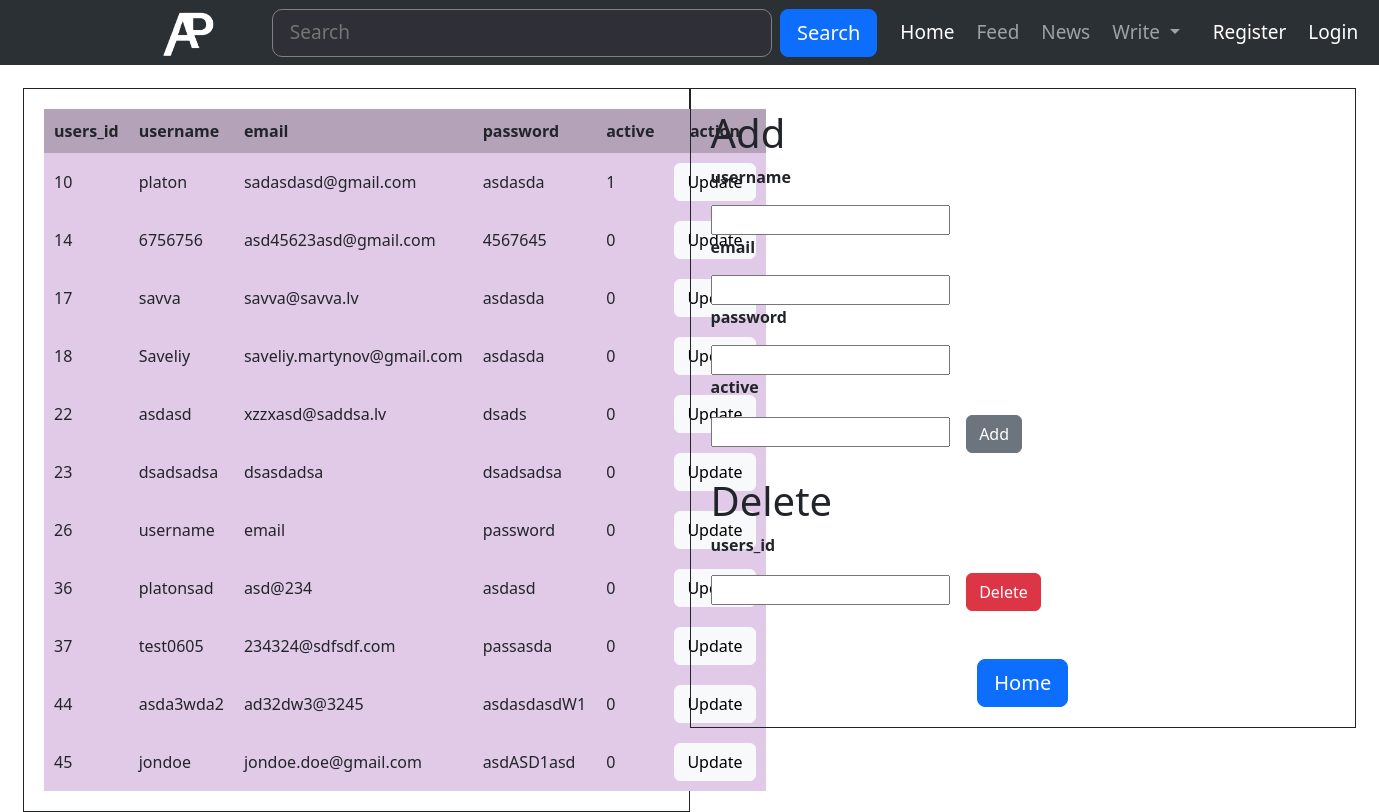
Page /news_portal_g1/admin_user.php on the committed database.
### tables this page shows
CREATE TABLE `users` (
  `users_id` int(11) NOT NULL,
  `username` varchar(255) NOT NULL,
  `email` varchar(255) NOT NULL,
  `password` varchar(255) NOT NULL,
  `active` int(1) NOT NULL
);

### news_portal_g1/admin_user.php (the view, shortened to what this page needs)
<?php
    $servername = "localhost";
    $database = "news_portal";
    $username = "root";
    $password = "";
    $conn = mysqli_connect($servername, $username, $password, $database);
?>
<!doctype html>
<html lang="en">
<head>
    <link rel ="stylesheet" href="https://cdn.jsdelivr.net/npm/bootstrap@5.3.0-alpha1/dist/css/bootstrap.min.css" rel="stylesheet">
    <link rel ="stylesheet" href="style.css">
</head>
<body>
        <nav class="padding-navbar navbar navbar-expand-lg bg-body-tertiary navbar bg-dark class-navbar" data-bs-theme="dark">
            <div class="container-fluid">
            <a href="home.php"><img class="navbar-brand" src="/news_portal_g1/img/ap-logo.png" width="100px" alt=""></a>
                <form class="d-flex" role="search">
                <input class="form-control-header me-2" type="search" placeholder="   Search" aria-label="Search">
                <button class=" btn btn-lg btn-primary border-radiuss-10" type="submit">Search</button>
                </form>
            </div>
            <ul class="navbar-nav me-auto my-2 my-lg-0 navbar-nav-scroll " style="--bs-scroll-height: 100px;">
                <li class="nav-item">
                    <a class="nav-link active" aria-current="page" href="home.php">Home</a>
                </li>
                <li class="nav-item">
                    <a class="nav-link" href="#">Feed</a>
                </li>
                <li class="nav-item">
                    <a class="nav-link" href="#">News</a>
                    </li>
                <li class="nav-item dropdown">
                    <a class="btn btn-primary nav-link dropdown-toggle" href="#" role="button"
                    data-bs-toggle="dropdown" aria-expanded="false">
                    Write
                    </a>
                </li>
            <li class="menu-member">
                <?php
                    if(isset($_SESSION["username"]))
                    {
                ?>
                    <li><a href="profile.php" class=" border nav-link border border-white rounded  css-test" href="index.php"><?php echo $_SESSION['username']; ?></a></li>
                    <li><a href="logout.php" class="nav-link">Logout</a></li>
                <?php
                    }
                    else
                    {
                ?>
                    <li><a href="index.php" class="nav-link active">&nbspRegister</a></li>
                    <li><a href="login.php" class="nav-link active">Login</a></li>
                <?php
                    }
                ?>
            </li>
                </ul>
        </nav>
    <div class="float-container">
<div class="float-child">
  <table>
        <tr>
            <th>users_id</th>
            <th>username</th>
            <th>email</th>
            <th>password</th>
            <th>active</th>
            <th><center>action</center></th>
        </tr>
            <?php
            $users = mysqli_query($conn,"SELECT * FROM `users`");
            $users=mysqli_fetch_all($users);
        foreach ($users as $user)
        {
        echo '
        <tr>
            <td>' .$user[0]  . '</td>
            <td>' .$user[1]  . '</td>
            <td>' .$user[2]  . '</td>
            <td>' .$user[3]  . '</td>
            <td>' .$user[4]  . '</td>
            <td><a class="btn btn-light" href="update_user.php?k_id='.$user[0] .'">Update</a> </td>
        </tr>
        ';
        }
            ?>
        </table>
</div>
<div class="float-child">
  <h1>Add</h1>
        <form action="add_user.php" method="post" enctype="multipart/form-data">
            <p><b>username</b></p>
            <input type="text" name="name">
            <p><b>email</b></p>
            <input type="email" name="email">
            <p><b>password</b></p>
            <input type="password" name="password">
            <p><b>active</b></p>
            <input type="text" name="active">&nbsp&nbsp&nbsp
            <button type="submit" class="btn btn-secondary">Add</button>
        </form><br>
        <h1>Delete</h1>
        <form action="delete_user.php" method="post" enctype="multipart/form-data">
            <p><b>users_id</b></p>
            <input type="text" name="id">&nbsp&nbsp&nbsp
            <button type="submit" class="btn btn-danger">Delete </button><br><br><br>
        </form>
        <?php
        echo "<center><a href='home.php' class='btn btn-lg btn-primary'> Home </a></center>";
        ?>
  </div>
</div>
</body>
</html>

### news_portal_g1/admin_user.php (style rules this page uses)
th,td { padding: 10px; }
th { background: #b3a2b8; }
td { background: #e1cae8; }
button { padding: 10px; background: #e3e3e3; border: unset; cursor: pointer; }
li { margin:3px; }
.padding-navbar { padding-left: 8rem; padding-right: 8rem; }
.class-navbar { height: 65px; font-size: 19px; }
.form-control-header { width: 500px; border-radius: 10px; background-color: rgb(47, 47, 56); color: rgb(219, 219, 219); border-width: 1px; border-style:solid; border-color: gray; }
.float-container { border: 3px solid #fff; padding: 20px; }
.float-child { width: 50%; float: left; padding: 20px; border: 1px solid; }

### rows in the picture
users: users_id "10", username "platon", email "sadasdasd@gmail.com", password "asdasda", active "1"
users: users_id "14", username "6756756", email "asd45623asd@gmail.com", password "4567645", active "0"
users: users_id "17", username "savva", email "savva@savva.lv", password "asdasda", active "0"
users: users_id "18", username "Saveliy", email "saveliy.martynov@gmail.com", password "asdasda", active "0"
users: users_id "22", username "asdasd", email "xzzxasd@saddsa.lv", password "dsads", active "0"
users: users_id "23", username "dsadsadsa", email "dsasdadsa", password "dsadsadsa", active "0"
users: users_id "26", username "username", email "email", password "password", active "0"
users: users_id "36", username "platonsad", email "asd@234", password "asdasd", active "0"
users: users_id "37", username "test0605", email "234324@sdfsdf.com", password "passasda", active "0"
users: users_id "44", username "asda3wda2", email "ad32dw3@3245", password "asdasdasdW1", active "0"
users: users_id "45", username "jondoe", email "jondoe.doe@gmail.com", password "asdASD1asd", active "0"
